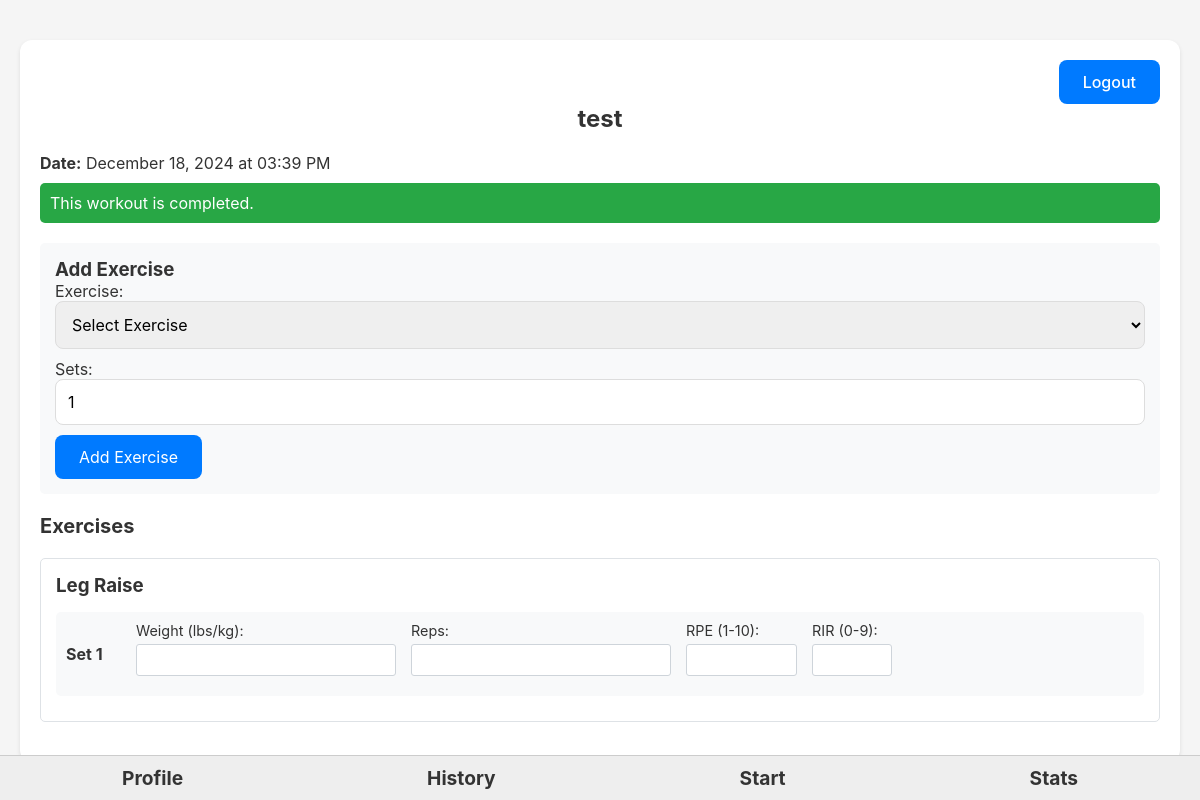
Page /workout/4 (signed in) on the committed database.
### app.py (models this page shows, shortened)
class Workout(db.Model):
    id = db.Column(db.Integer, primary_key=True)
    user_id = db.Column(db.Integer, db.ForeignKey('user.id'), nullable=False)
    template_id = db.Column(db.Integer, db.ForeignKey('workout_template.id'))
    date = db.Column(db.DateTime, nullable=False, default=cstnow())
    name = db.Column(db.String(100))
    notes = db.Column(db.String(500))
    completed = db.Column(db.Boolean, default=False)
    end_time = db.Column(db.DateTime)  # Add this line
    sets = db.relationship('WorkoutSet', backref='workout', lazy=True)

class Exercise(db.Model):
    id = db.Column(db.Integer, primary_key=True)
    name = db.Column(db.String(100), nullable=False)
    category = db.Column(db.String(50), nullable=False)
    equipment = db.Column(db.String(50))

class WorkoutSet(db.Model):
    id = db.Column(db.Integer, primary_key=True)
    workout_id = db.Column(db.Integer, db.ForeignKey('workout.id'), nullable=False)
    exercise_id = db.Column(db.Integer, db.ForeignKey('exercise.id'), nullable=False)
    weight = db.Column(db.Float)
    reps = db.Column(db.Integer)
    rpe = db.Column(db.Float)
    rir = db.Column(db.Integer)
    notes = db.Column(db.String(200))
    completed = db.Column(db.Boolean, default=False)
    exercise = db.relationship('Exercise', backref='sets')

### app.py (the view, shortened to what this page needs)
@app.route('/workout/<int:workout_id>')
@login_required
def view_workout(workout_id):
    workout = Workout.query.get_or_404(workout_id)
    if workout.user_id != current_user.id:
        flash("You don't have access to this workout.", 'error')
        return redirect(url_for('dashboard'))
    available_exercises = Exercise.query.order_by(Exercise.category, Exercise.name).all()
    last_performances = {}
    for s in workout.sets:
        if s.exercise_id not in last_performances:
            previous_workout = Workout.query.join(WorkoutSet).filter(
                Workout.user_id == current_user.id,
                Workout.id != workout.id,
                WorkoutSet.exercise_id == s.exercise_id,
                WorkoutSet.completed == True,
                WorkoutSet.weight.isnot(None),
                WorkoutSet.reps.isnot(None)
            ).order_by(Workout.date.desc()).first()
    return render_template('view_workout.html',
                           workout=workout,
                           last_performances=last_performances,
                           available_exercises=available_exercises)

### app.py (called while the page is built)
@login_manager.user_loader
def load_user(user_id):
    return User.query.get(int(user_id))

### templates/view_workout.html (shortened to what this page needs)
{% extends "base.html" %}
{% block content %}
<div class="container">
    <div class="logout">
        <a href="{{ url_for('logout') }}" class="button">Logout</a>
    </div>
    <h1>{{ workout.name or "Workout" }}</h1>
    <p><strong>Date:</strong> {{ workout.date.strftime('%B %d, %Y at %I:%M %p') }}</p>
    {% if workout.completed %}
    <div class="workout-status completed">
        This workout is completed.
    </div>
    {% else %}
    <div class="workout-status in-progress">
        This workout is in progress.
    </div>
    {% endif %}
    <div class="add-exercise-form">
        <h3>Add Exercise</h3>
        <form action="{{ url_for('add_exercise_to_workout', workout_id=workout.id) }}" method="post">
            <label for="exercise_id">Exercise:</label>
            <select name="exercise_id" id="exercise_id" required>
                <option value="">Select Exercise</option>
            </select>
            <label for="sets">Sets:</label>
            <input type="number" name="sets" id="sets" value="1" min="1" max="10" required>
            <button type="submit" class="button">Add Exercise</button>
        </form>
    </div>
    <h2>Exercises</h2>
    {% if workout.sets %}
    <form action="{{ url_for('finish_workout', workout_id=workout.id) }}" method="post" id="workoutForm">
        {% for exercise_name, sets in workout.sets|groupby('exercise.name') %}
        <div class="exercise-container">
            <div class="exercise-header">
                <h3>{{ exercise_name }}</h3>
            </div>
            <div class="sets-container">
                {% for s in sets %}
                <div class="set-container">
                    <div class="set-row">
                        <div class="set-number">Set {{ loop.index }}</div>
                        <div class="set-inputs" data-set-id="{{ s.id }}">
                            <div class="input-column">
                                <label for="weight_{{ s.id }}">Weight (lbs/kg):</label>
                                <input type="number"
                                       name="sets[{{ s.id }}][weight]"
                                       id="weight_{{ s.id }}"
                                       step="0.5"
                                       min="0"
                                       value="{{ s.weight or '' }}"
                                       {% if workout.completed %}readonly{% endif %}
                                       onchange="handleInputChange(this)">
                            </div>
                            <div class="input-column">
                                <label for="reps_{{ s.id }}">Reps:</label>
                                <input type="number"
                                       name="sets[{{ s.id }}][reps]"
                                       id="reps_{{ s.id }}"
                                       min="0"
                                       value="{{ s.reps or '' }}"
                                       {% if workout.completed %}readonly{% endif %}
                                       onchange="handleInputChange(this)">
                            </div>
                            <div class="input-column">
                                <label for="rpe_{{ s.id }}">RPE (1-10):</label>
                                <input type="number"
                                       name="sets[{{ s.id }}][rpe]"
                                       id="rpe_{{ s.id }}"
                                       step="0.5"
                                       min="1"
                                       max="10"
                                       value="{{ s.rpe or '' }}"
                                       {% if workout.completed %}readonly{% endif %}
                                       onchange="handleInputChange(this)">
                            </div>
                            <div class="input-column">
                                <label for="rir_{{ s.id }}">RIR (0-9):</label>
                                <input type="number"
                                       name="sets[{{ s.id }}][rir]"
                                       id="rir_{{ s.id }}"
                                       min="0"
                                       max="9"
                                       value="{{ s.rir or '' }}"
                                       {% if workout.completed %}readonly{% endif %}
                                       onchange="handleInputChange(this)">
                            </div>
                        </div>
                    </div>
                </div>
                {% endfor %}
            </div>
        </div>
        {% endfor %}
    </form>
    {% else %}
    <p>No sets found for this workout.</p>
    {% endif %}
</div>
{% endblock %}

### static/style.css (style rules this page uses)
:root { --primary-color: #007AFF; --primary-hover-color: #0056b3; --danger-color: #dc3545; --danger-hover-color: #c82333; --success-color: #28a745; --success-hover-color: #218838; --neutral-color: #6c757d; --neutral-hover-color: #5a6268; --border-color: #ddd; --background-color: #f5f5f5; --card-background: white; --font-color: #333; --muted-color: #666; --muted-hover-color:#585353; --very-muted-color: #f0eaea; }
* { box-sizing: border-box; font-family: -apple-system, BlinkMacSystemFont, "Segoe UI", Roboto, Helvetica, Arial, sans-serif; margin: 0; padding: 0; }
body { background-color: var(--background-color); color: var(--font-color); padding: 20px; }
.container { max-width: 1200px; margin: 0 auto; padding: 20px; background-color: var(--card-background); border-radius: 12px; box-shadow: 0 2px 4px rgba(0, 0, 0, 0.1); padding: 20px; margin-bottom: 20px; }
.exercise-container { margin: 20px 0; padding: 15px; border: 1px solid #dee2e6; border-radius: 5px; }
.set-container { margin: 10px 0; padding: 10px; background-color: #f8f9fa; border-radius: 5px; }
h1 { font-size: 24px; color: var(--font-color); margin-bottom: 20px; text-align: center; }
h2 { font-size: 20px; color: var(--font-color); margin-bottom: 10px; }
button, a.button { background-color: var(--primary-color); color: white; border: none; padding: 12px 24px; border-radius: 8px; font-size: 16px; cursor:pointer; align-items: center; text-decoration: none; display: inline-block; transition: background-color 0.3s ease, transform 0.2s ease; }
.logout { text-align: right; }
.logout .button { background-color: var(--primary-color); }
a { color: var(--primary-color); text-decoration: none; font-weight: 500; }
input, select, textarea { width: 100%; padding: 12px; margin-bottom: 10px; border: 1px solid var(--border-color); border-radius: 8px; font-size: 16px; }
.add-exercise-form { margin: 20px 0; padding: 15px; background-color: #f8f9fa; border-radius: 5px; }
.input-column { display: flex; flex-direction: column; }
.input-column label { margin-bottom: 5px; font-size: 0.9em; }
.input-column input { padding: 5px; border: 1px solid #ced4da; border-radius: 3px; }
.exercise-header { display: flex; justify-content: space-between; align-items: center; margin-bottom: 15px; }
.set-row { display: flex; align-items: center; gap: 10px; }
.set-number { width: 60px; font-weight: bold; }
.set-inputs { display: flex; gap: 15px; flex-grow: 1; }
.workout-status { margin: 10px 0; padding: 10px; border-radius: 5px; }
.workout-status.completed { background-color: var(--success-color); color: white; }

### rows in the picture
Workout: name "test", date "December 18, 2024 at 03:39 PM"
Exercise: name "Leg Raise"
